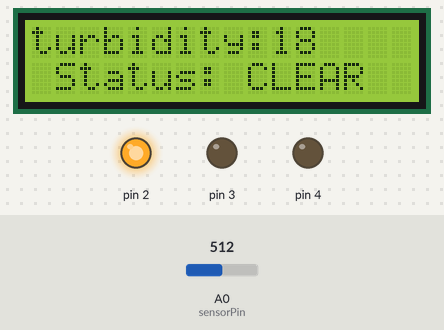
Bench run of a sketch on a simulated Arduino Uno, built with avr-gcc and run on an emulated ATmega328P. Parts: 16×2 character LCD, output pins drawn as LEDs (lit = HIGH). The inputs (shaded band) are chosen by the test bench; at power-on: A0 (sensorPin) = 512. What the sketch prints to the serial monitor is not drawn.

Above: at 1.2 s.
1.3 s: A0 (sensorPin) set to 503
3.0 s: A0 (sensorPin) set to 485
At 4.1 s:
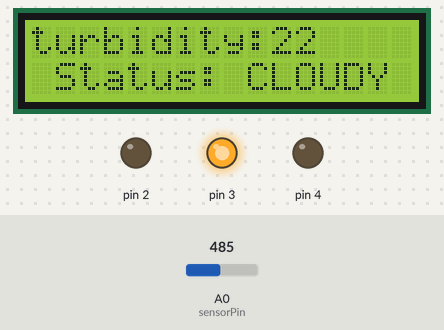
4.7 s: A0 (sensorPin) set to 324
At 5.6 s:
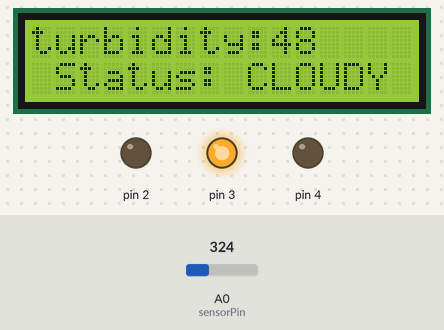
6.5 s: A0 (sensorPin) set to 300
At 8.1 s:
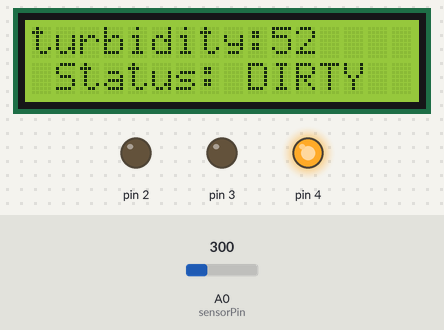
Timing chart, 0 to 9.2 s (numbered marks = the images above; inputs shaded):
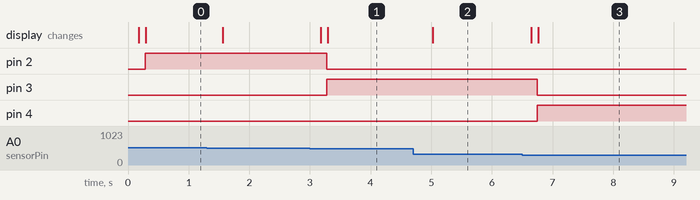

The sketch:

Waterquality.ino
```cpp
#include <LiquidCrystal_I2C.h>
LiquidCrystal_I2C lcd(0x27, 2, 16);
int sensorPin = A0;
void setup()
{
  Serial.begin(9600);
  lcd.init();
  lcd.backlight();
  pinMode(2, OUTPUT);
  pinMode(3, OUTPUT);
  pinMode(4, OUTPUT);
}
void loop() {
  int sensorValue = analogRead(sensorPin);
  Serial.println(sensorValue);
  int turbidity = map(sensorValue, 0, 619, 100, 0);
  delay(100);
  lcd.setCursor(0, 0);
  lcd.print("turbidity:");
  lcd.print("   ");
  lcd.setCursor(10, 0);
  lcd.print(turbidity);
  delay(100);
  if (turbidity < 20) {
    digitalWrite(2, HIGH);
    digitalWrite(3, LOW);
    digitalWrite(4, LOW);
    lcd.setCursor(0, 1);
    lcd.print(" Status: CLEAR ");
  }
  if ((turbidity > 20) && (turbidity < 50)) {
    digitalWrite(2, LOW);
    digitalWrite(3, HIGH);
    digitalWrite(4, LOW);
    lcd.setCursor(0, 1);
    lcd.print(" Status: CLOUDY ");
  }
  if (turbidity > 50) {
    digitalWrite(2, LOW);
    digitalWrite(3, LOW);
    digitalWrite(4, HIGH);
    lcd.setCursor(0, 1);
    lcd.print(" Status: DIRTY ");
  }
}
```

Measured:
- the behaviour switches between 496 and 495 on A0 (sensorPin) (found by bisection; images 0 and 1)
- the behaviour switches between 310 and 309 on A0 (sensorPin) (found by bisection; images 2 and 3)
- after the input at 3.0 s, pin 2: HIGH → LOW after 0.28 s; pin 3: LOW → HIGH after 0.28 s; the display: first changes after 0.18 s (image 1 shows a later state)
- after the input at 4.7 s, the display: changes after 0.33 s (image 2)
- after the input at 6.5 s, pin 3: HIGH → LOW after 0.25 s; pin 4: LOW → HIGH after 0.25 s; the display: first changes after 0.15 s (image 3 shows a later state)
